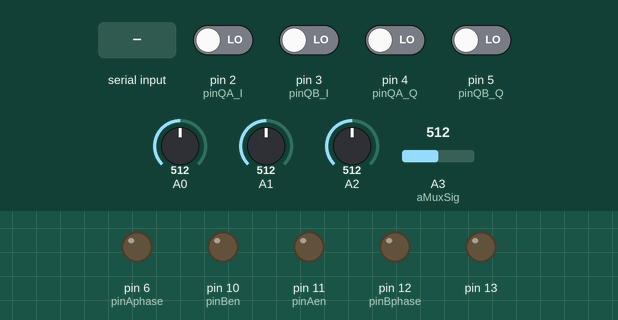
Simulated run of this sketch. Board: Arduino Uno, built with avr-gcc and run on an emulated ATmega328P. Shown: output pins drawn as LEDs (lit = HIGH). The test bench sets the inputs (shaded band); at power-on: pin 2 (pinQA_I), pin 3 (pinQB_I), pin 4 (pinQA_Q), pin 5 (pinQB_Q) LOW, A0 = 512, A1 = 512, A2 = 512, A3 (aMuxSig) = 512. Pins used as bus, display or sensor lines are not drawn; what the sketch prints to the serial monitor is not drawn.

Above: at 1.2 s.
1.3 s: "L,45\n" received over Serial
At 2.9 s:
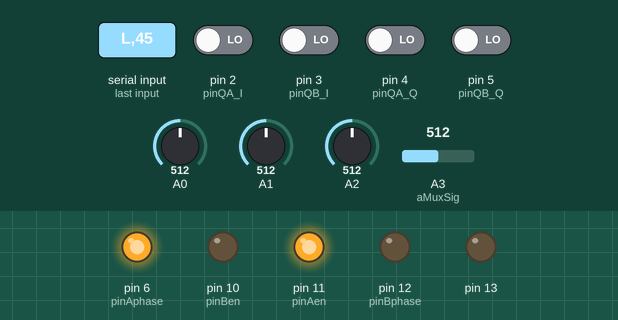
3.5 s: "R90\n" received over Serial
At 4.1 s:
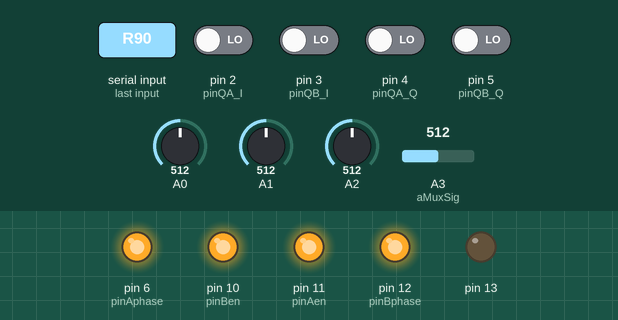
5.1 s: "M90\n" received over Serial
At 7.3 s:
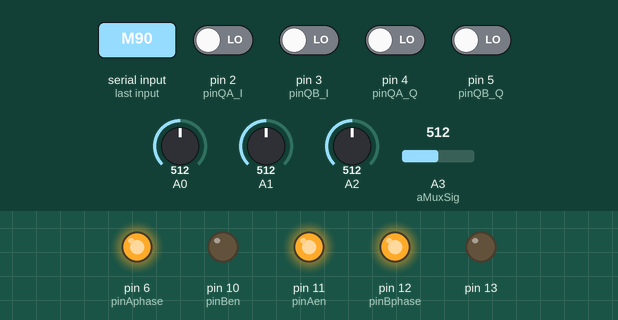
7.6 s: "R,45\n" received over Serial
At 8.4 s:
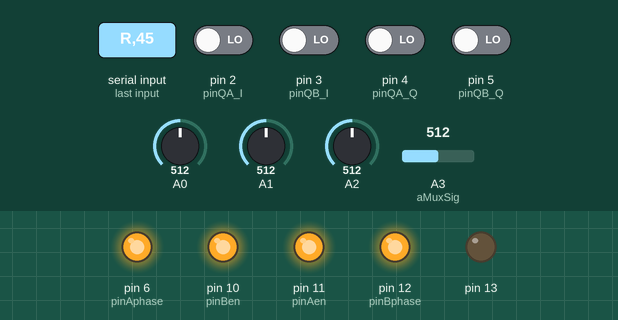
9.2 s: "S90\n" received over Serial
At 9.5 s:
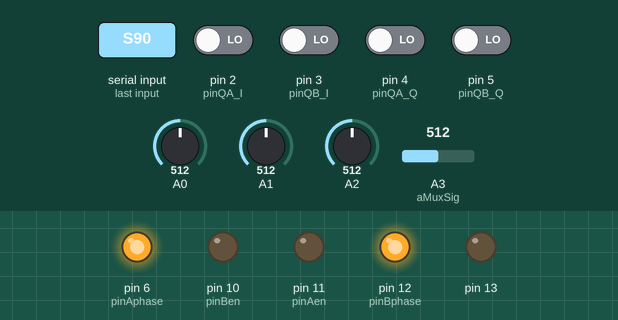
10.7 s: "R90\n" received over Serial
At 11.9 s:
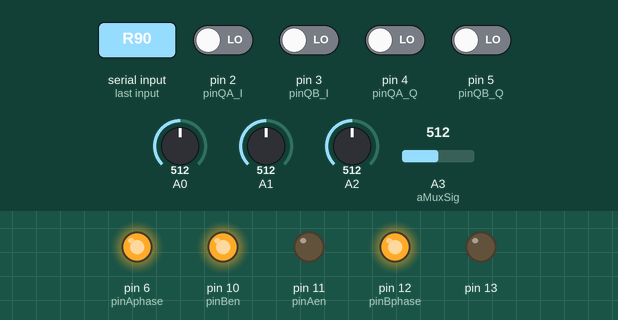
Timing chart, 0 to 13.2 s (numbered marks = the images above; inputs shaded):
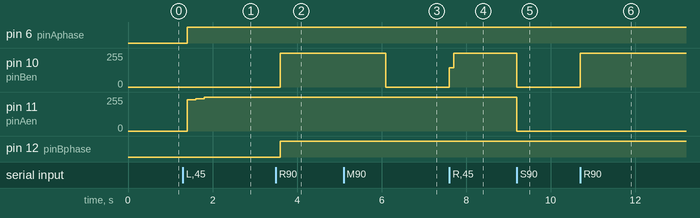

The sketch:

remote_robot_v2.ino
```cpp
#include <PID_v1.h>    // http://playground.arduino.cc/Code/PIDLibrary
#include <PinChangeInt.h>  // http://code.google.com/p/arduino-pinchangeint/wiki

// encoders
const byte pinQA_I = 2;
const byte pinQA_Q = 4;
const byte pinQB_I = 3;
const byte pinQB_Q = 5;

// motors
const byte pinAen = 11;
const byte pinAphase = 6;
const byte pinBen = 10;
const byte pinBphase = 12;

// analog multiplexer
const byte aMuxS0 = 7;
const byte aMuxS1 = 8;
const byte aMuxS2 = 9;
//const byte aMuxS4 = ?
const byte aMuxSig = A3;

double LeftPIDInput, LeftPIDOutput, LeftPIDSetpoint;
double RightPIDInput, RightPIDOutput, RightPIDSetpoint;
PID leftPID(&LeftPIDInput, &LeftPIDOutput, &LeftPIDSetpoint, 5, 1, 0, DIRECT);
PID rightPID(&RightPIDInput, &RightPIDOutput, &RightPIDSetpoint, 5, 1, 0, DIRECT);

volatile byte x, px, y, py;
volatile byte x2, px2, y2, py2;
volatile int LeftEnc = 0;
volatile int RightEnc = 0;
unsigned long msgTime = 0;

unsigned long speedSampleTime = 0;  // keeping track of when to do speed calculation
const unsigned long speedSamplePeriod = 200;  // in milliseconds
const double encTicksPerRev = 44.0; // number of encoder ticks per wheel revolution

int prevLeftEnc = 0, prevRightEnc = 0;
int LeftSpeed, RightSpeed;

void setup() {
  pinMode(pinQA_I, INPUT );
  pinMode(pinQA_Q, INPUT );
  pinMode(pinQB_I, INPUT );
  pinMode(pinQB_Q, INPUT );
  pinMode(13, OUTPUT);
  x = digitalRead(pinQA_I);  // read these to get the initial states for the ISRs
  y = digitalRead(pinQA_Q);
  x2 = digitalRead(pinQB_I);
  y2 = digitalRead(pinQB_Q);

  PCintPort::attachInterrupt(pinQA_I, &ISR_A_I, CHANGE);
  PCintPort::attachInterrupt(pinQA_Q, &ISR_A_Q, CHANGE);
  PCintPort::attachInterrupt(pinQB_I, &ISR_B_I, CHANGE);
  PCintPort::attachInterrupt(pinQB_Q, &ISR_B_Q, CHANGE);

  pinMode( aMuxS0, OUTPUT);
  pinMode( aMuxS1, OUTPUT);
  pinMode( aMuxS2, OUTPUT);
  //pinMode( aMuxS3, OUTPUT);
  pinMode( aMuxSig, INPUT);

  pinMode(pinAphase, OUTPUT);
  pinMode(pinBphase, OUTPUT);
  pinMode(pinAen, OUTPUT);
  pinMode(pinBen, OUTPUT);

  //attachInterrupt(0, left_encoder_ISR, CHANGE);  // we test the value of the pin in the ISR
  //attachInterrupt(1, right_encoder_ISR, CHANGE);  // ditto

  LeftPIDSetpoint = 0;
  RightPIDSetpoint = 0;
  leftPID.SetOutputLimits(-255, 255);
  rightPID.SetOutputLimits(-255, 255);
  leftPID.SetSampleTime(speedSamplePeriod);
  rightPID.SetSampleTime(speedSamplePeriod);
  leftPID.SetMode(AUTOMATIC);  // turn PID on
  rightPID.SetMode(AUTOMATIC);

  Serial.begin( 115200 );
}

void loop()
{
  if( millis() - speedSampleTime > speedSamplePeriod ) // every so often
  {
    speedSampleTime = millis();

    // first calculate speed
    LeftSpeed = LeftEnc - prevLeftEnc;
    prevLeftEnc = LeftEnc;  // you could lose counts here
    LeftPIDInput = LeftSpeed;

    // Right motor
    RightSpeed = RightEnc - prevRightEnc;
    prevRightEnc = RightEnc;  // you could lose counts here
    RightPIDInput = RightSpeed;
  }

  // this can be called just as often as we like
  leftPID.Compute();
  if( LeftPIDSetpoint == 0)
    SetLeftMotorSpeed( 0 );
  else
    SetLeftMotorSpeed( LeftPIDOutput );
  rightPID.Compute();
  if( RightPIDSetpoint == 0)
    SetRightMotorSpeed( 0 );
  else
    SetRightMotorSpeed( RightPIDOutput );


  if( millis() - msgTime > 250 )
  {
    msgTime = millis();
    Serial.print( "LE "); Serial.print( LeftEnc); Serial.print( " " );
    Serial.print( "RE " ); Serial.print( RightEnc ); Serial.print( " " );
    Serial.print( "LS " ); Serial.print( LeftSpeed ); Serial.print( " " );
    Serial.print( "RS " ); Serial.print( RightSpeed ); Serial.print( " " );
    Serial.print( "LSo " ); Serial.print( LeftPIDOutput ); Serial.print( " " );
    Serial.print( "RSo " ); Serial.print( RightPIDOutput ); Serial.print( " " );
    Serial.print( "LKp " ); Serial.print( leftPID.GetKp() ); Serial.print( " " );
    Serial.print( "LKi " ); Serial.print( leftPID.GetKi() ); Serial.print( " " );
    Serial.print( "LKd " ); Serial.print( leftPID.GetKd() ); Serial.print( " " );

    Serial.print( "Di0 " ); Serial.print( ReadSharpSensor(A0) ); Serial.print( " " );
    Serial.print( "Di1 " ); Serial.print( ReadSharpSensor(A1) ); Serial.print( " " );
    Serial.print( "Di2 " ); Serial.print( ReadSharpSensor(A2) ); Serial.print( " " );

    Serial.print( "Rfl ");
    for( int i = 0; i < 8; i++)
    {
      Serial.print( ReadAMux(i) ); Serial.print( " " );
    }

    Serial.print( "\r\n");
  }

  if( Serial.available() > 0 )
  {
    byte c = Serial.read();
    if( c == 'L') // set the left motor speed
    {
      LeftPIDSetpoint = Serial.parseFloat();
    } else
    if( c == 'R') // set the right motor speed
    {
      RightPIDSetpoint = Serial.parseFloat();
    } else
    if( c == 'M') // set both motor speeds
    {
      LeftPIDSetpoint = Serial.parseFloat();
      RightPIDSetpoint = Serial.parseFloat();
    } else
    if( c == 'Z') // reset the encoders to zero
    {
      LeftEnc = prevLeftEnc = 0;
      RightEnc = prevRightEnc = 0;
    } else
    if( c == 'S') // stop the robot immediately
    {
      LeftPIDSetpoint = 0;
      RightPIDSetpoint = 0;
      //analogWrite( pinAen, 0); // this only happens for a single loop pass so its ineffective!
      //analogWrite( pinBen, 0);
    } else
    if( c == 'K') // set the PID constants for both left and right speed controllers
    {
      leftPID.SetMode(MANUAL);
      rightPID.SetMode(MANUAL);
      double P = Serial.parseFloat();
      double I = Serial.parseFloat();
      double D = Serial.parseFloat();
      leftPID.SetTunings( P, I, D);
      rightPID.SetTunings( P, I, D);
      leftPID.SetMode(AUTOMATIC);
      rightPID.SetMode(AUTOMATIC);
    }

    // if its not one of the above commands, just swallow the bytes
    c = Serial.read();  // as long as there are bytes available that aren't satisfying the above, we boil them off here

  }


}

// left encoder interrupt
void ISR_A_I()
{
  px = x;
  x = digitalRead(pinQA_I);
  //y = digitalRead(pinQA_Q);

  digitalWrite( 13, y);  // debugging LED

  if( px == LOW && x == HIGH ) {
    // x high transition
    if( y ) LeftEnc ++;
    else LeftEnc --;
  }

  if( px == HIGH && x == LOW ) {
    // x low transition
    if( y ) LeftEnc --;
    else LeftEnc ++;
  }
}

void ISR_A_Q()
{
  //x = digitalRead(pinQA_I);
  py = y;
  y = digitalRead(pinQA_Q);

  if( py == LOW && y == HIGH ) {
    // y high transition
    if( x ) LeftEnc --;
    else LeftEnc ++;
  }

  if( py == HIGH && y == LOW ) {
    // y low transision
    if( x ) LeftEnc ++;
    else LeftEnc --;
  }
}

// right encoder interrupt
void ISR_B_I()
{
  px2 = x2;
  x2 = digitalRead(pinQB_I);
  //y2 = digitalRead(pinQB_Q);

  if( px2 == LOW && x2 == HIGH ) {
    // x high transition
    if( y2 ) RightEnc ++;
    else RightEnc --;
  }

  if( px2 == HIGH && x2 == LOW ) {
    // x low transition
    if( y2 ) RightEnc --;
    else RightEnc ++;
  }
}

void ISR_B_Q()
{
  //x2 = digitalRead(pinQB_I);
  py2 = y2;
  y2 = digitalRead(pinQB_Q);

  if( py2 == LOW && y2 == HIGH ) {
    // y high transition
    if( x2 ) RightEnc --;
    else RightEnc ++;
  }

  if( py2 == HIGH && y2 == LOW ) {
    // y low transision
    if( x2 ) RightEnc ++;
    else RightEnc --;
  }
}

// command a motor speed with a signed integer
void SetLeftMotorSpeed( int spd)
{
  if( spd == 0)
  {
    analogWrite(pinAen, 0);
  } else if( spd < 0 )
  {
    digitalWrite(pinAphase, LOW);
    analogWrite(pinAen, (-spd) );
  } else // speed > 0
  {
    digitalWrite(pinAphase, HIGH);
    analogWrite(pinAen, spd );
  }
}

// command a motor speed with a signed integer
void SetRightMotorSpeed( int spd)
{
  //spd = constrain( spd, -255, 255);

  if( spd == 0)
  {
    analogWrite(pinBen, 0);
  } else if( spd < 0 )
  {
    digitalWrite(pinBphase, LOW);
    analogWrite(pinBen, (-spd) );
  } else // speed > 0
  {
    digitalWrite(pinBphase, HIGH);
    analogWrite(pinBen, spd );
  }
}

// measure the voltage of a sharp GP2Y0A21 IR distance sensor and return the distance in mm
float ReadSharpSensor( int pin)
{
  int raw = analogRead(pin);
  if( raw > 600)
    raw = 600;
  float calc = 270.0 / (float) raw * 1024.0 / 5.0;
  if( calc < 100.0 )
    return 100.0;
  else if( calc > 600.0 )
    return 600.0;
  else
    return calc;
}

// switch the analog mux and sample the attached analog port
int ReadAMux( byte mux_pin)
{
  mux_pin = constrain(mux_pin, 0, 7);  // we currently only support the first three mux ports

  if(mux_pin & 0x01) digitalWrite( aMuxS0, HIGH); else digitalWrite( aMuxS0, LOW);
  if(mux_pin & 0x02) digitalWrite( aMuxS1, HIGH); else digitalWrite( aMuxS1, LOW);
  if(mux_pin & 0x04) digitalWrite( aMuxS2, HIGH); else digitalWrite( aMuxS2, LOW);
  //digitalWrite( aMuxS0, mux_pin & 0x01);
  //digitalWrite( aMuxS1, mux_pin & 0x02);
  //digitalWrite( aMuxS2, mux_pin & 0x04);
  //digitalWrite( aMuxS3, mux_pin & 0x08);

  return analogRead( aMuxSig);
}

// convert encoder ticks per period into RPM
/*
ticks  | 1 period               | 1000 ms | 60s  | rev
--------------------------------------------------------------------------  = rpm
period | speedSamplePeriod (ms) | 1 s     | 1min | encTicksPerRev (ticks)
*/
double ticksToRPM( double tpp )
{
  return tpp * 1000.0 * 60.0 / ( (double) speedSamplePeriod * encTicksPerRev);
}

// convert RPM to encoder ticks per period
/*
rev | 1 min  | 1 sec   | speedSamplePeriod (ms) | encTicksPerRev (ticks)
------------------------------------------------------------------------- = ticks per period
min | 60 sec | 1000 ms | 1 period               | 1 rev
*/
double RPMToTicks( double rpm )
{
  return rpm * (double) speedSamplePeriod * encTicksPerRev / ( 60.0 * 1000.0);
}
```

Measured:
- after the input at 1.3 s, pin 6 (pinAphase): LOW → HIGH after 0.10 s; pin 11 (pinAen): 0/255 → 234/255 after 0.10 s, → 243/255 0.20 s later, → 252/255 0.20 s later, → 255/255 0.20 s later
- after the input at 3.5 s, pin 10 (pinBen): 0/255 → 255/255 after 0.10 s; pin 12 (pinBphase): LOW → HIGH after 0.10 s
- after the input at 5.1 s, pin 10 (pinBen): 255/255 → 0/255 after 1.0 s
- after the input at 7.6 s, pin 10 (pinBen): 0/255 → 144/255 at once, → 255/255 0.10 s later
- after the input at 9.2 s, pin 10 (pinBen), pin 11 (pinAen): 255/255 → 0/255 at once
- after the input at 10.7 s, pin 10 (pinBen): 0/255 → 255/255 at once
